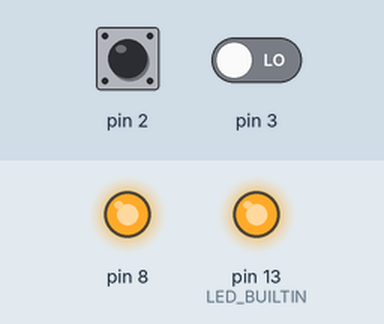
The sketch below on a simulated Arduino Uno, built with avr-gcc and run on an emulated ATmega328P. On the bench: output pins drawn as LEDs (lit = HIGH). The inputs (shaded band) are chosen by the test bench; at power-on: pin 3 LOW, pin 2 HIGH.

Above: at 1.2 s.
1.3 s: pin 3 driven HIGH
At 2.5 s:
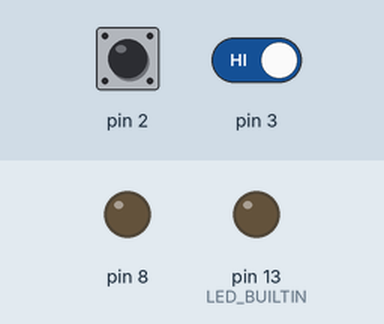
2.8 s: pin 3 driven LOW
At 3.9 s:
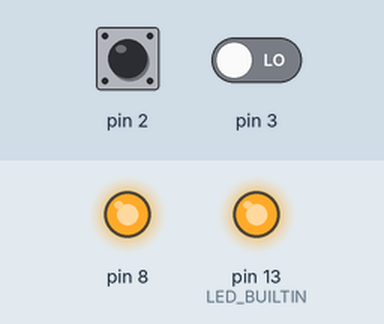
Timing chart, 0 to 5.8 s (numbered marks = the images above; inputs shaded):
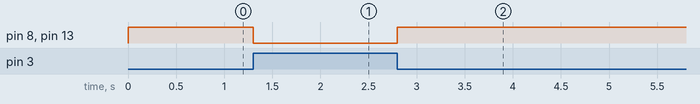

The sketch:

simple_button.ino
```cpp
void setup()
{
  // put your setup code here, to run once:
  pinMode(2, INPUT);
  pinMode(3, INPUT);

  pinMode(8, OUTPUT);
  pinMode(LED_BUILTIN, OUTPUT);
  digitalWrite(LED_BUILTIN, LOW);
}

void loop()
{
  // put your main code here, to run repeatedly:
  if (digitalRead(2) == LOW || digitalRead(3) == LOW)
  {
    digitalWrite(LED_BUILTIN, HIGH);
    digitalWrite(8, HIGH);
//    delay(3000);
  }
  else
  {
    digitalWrite(8, LOW);
    digitalWrite(LED_BUILTIN, LOW);
  }
}
```

Measured:
- after the input at 1.3 s, pin 8, pin 13 (LED_BUILTIN): HIGH → LOW at once
- after the input at 2.8 s, pin 8, pin 13 (LED_BUILTIN): LOW → HIGH at once
